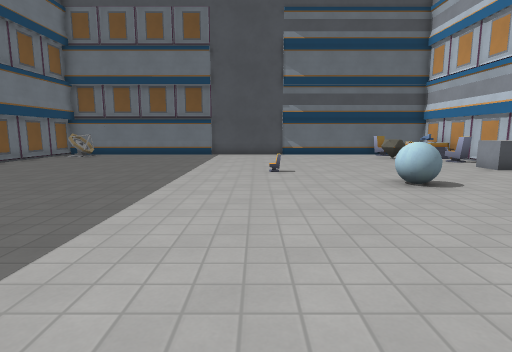
View 1 (above)

12 first-person views from a walk through a level from a Godot 3-D game. The camera is 1.2 m above the floor, tilts 8° down and sees 80° across. The floor is counted in squares, 1 m on a side. Each view is taken from the middle of a square. On the plan, view 1 faces up. The plan holds only what a view shows up to about 13 squares ahead; the rest is blank. Some surface patterns are stand-ins.

View 2
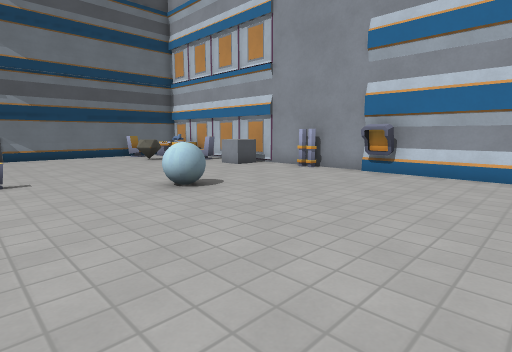

View 3
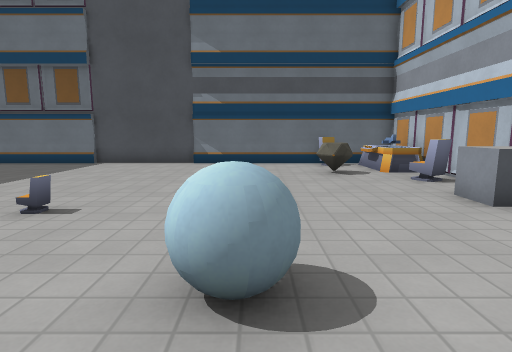

View 4
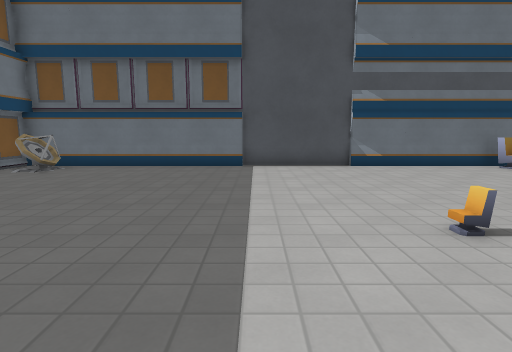

View 5
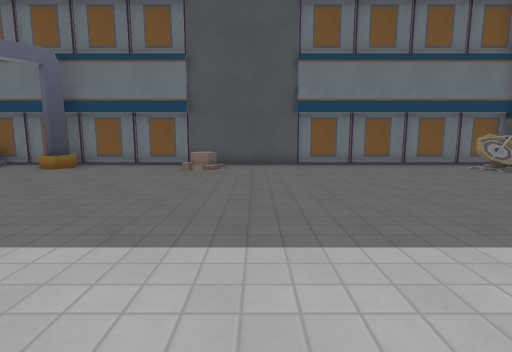

View 6
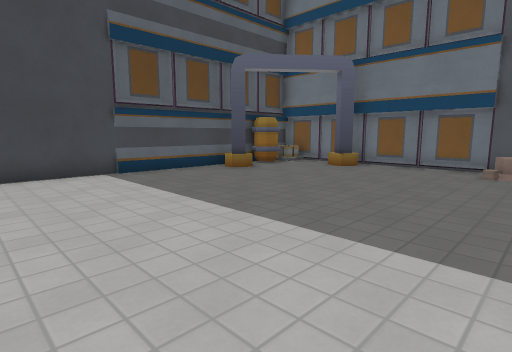

View 7
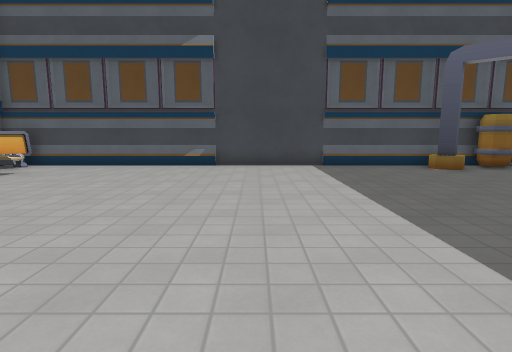

View 8
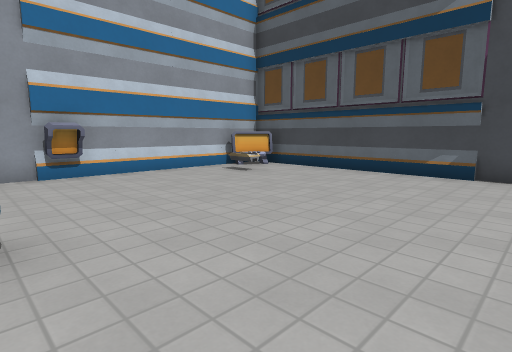

View 9
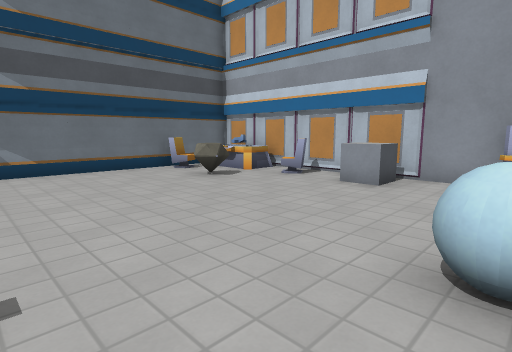

View 10
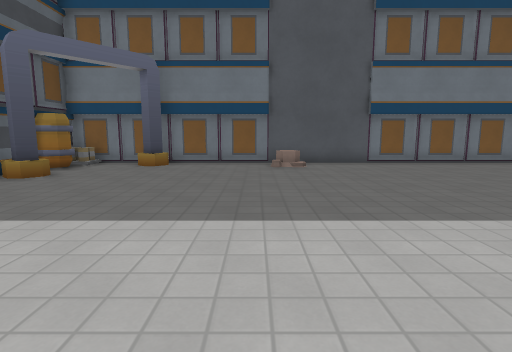

View 11
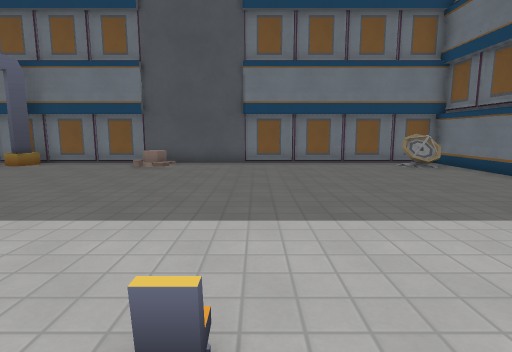

View 12
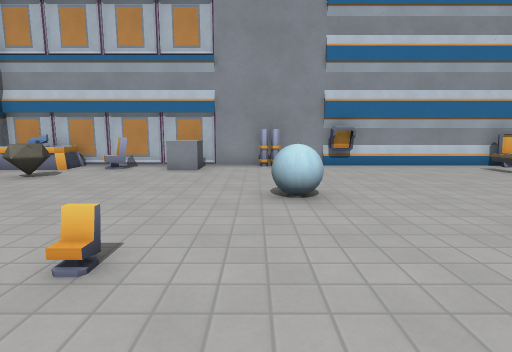

### Floor plan
Key: @ floor where view 1 was taken; # wall or solid block; . floor; / step, stairs or slope; ^ raised ledge; C chair; B ball; A barrel; N container; O other object.
Columns run from 11 left of view 1 to 10 right of it. Each row starts with its distance up from view 1.
 18 ##################
 17 #////////.........C###
 16 #.O................^^#
 15 #................O.^^#
 14 #................OO.##
 13 #..................CC#
 12 #....................#
 11 #..................^.#
 10 #..................^^#
  9 #....................#
  8 #...................##
  7 #./............B....##
  6 #//..................#
  5 #...................##
  4 #....................#
  3 #....................#
  2 #....................#
  1 ##...................#
  0 #..........@......O..#
 -1 #...................##
 -2 #ANN##.............###
 -3 #####################

Positions as (right, up) in squares from view 1, and headings:
1: (0, 0), facing up
2: (0, 1), facing up-right
3: (4, 5), facing up
4: (-2, 6), facing up
5: (1, 8), facing left
6: (1, 7), facing down-left
7: (0, 9), facing down
8: (0, 7), facing down-right
9: (1, 7), facing up-right
10: (2, 5), facing left
11: (2, 10), facing left
12: (-2, 8), facing right
